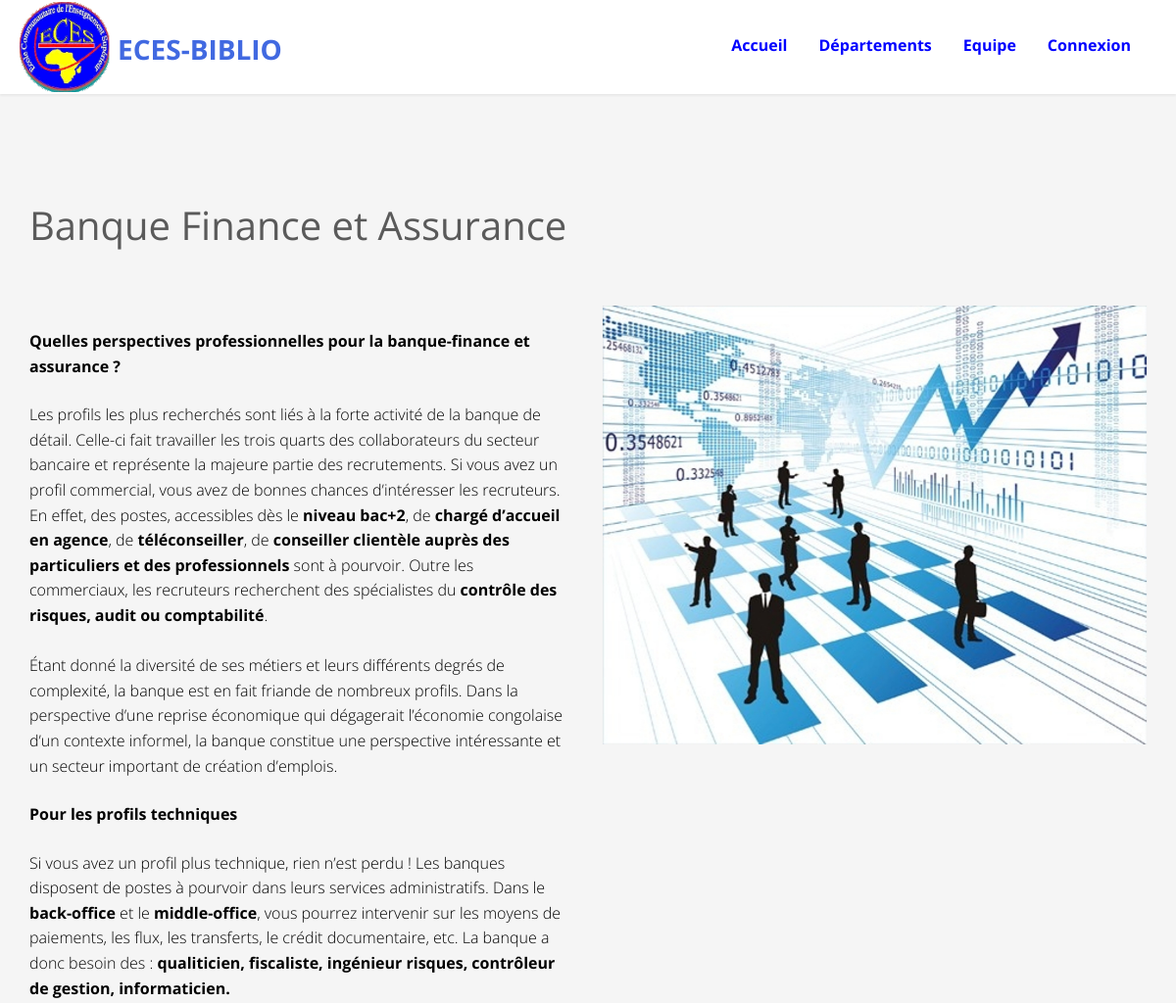
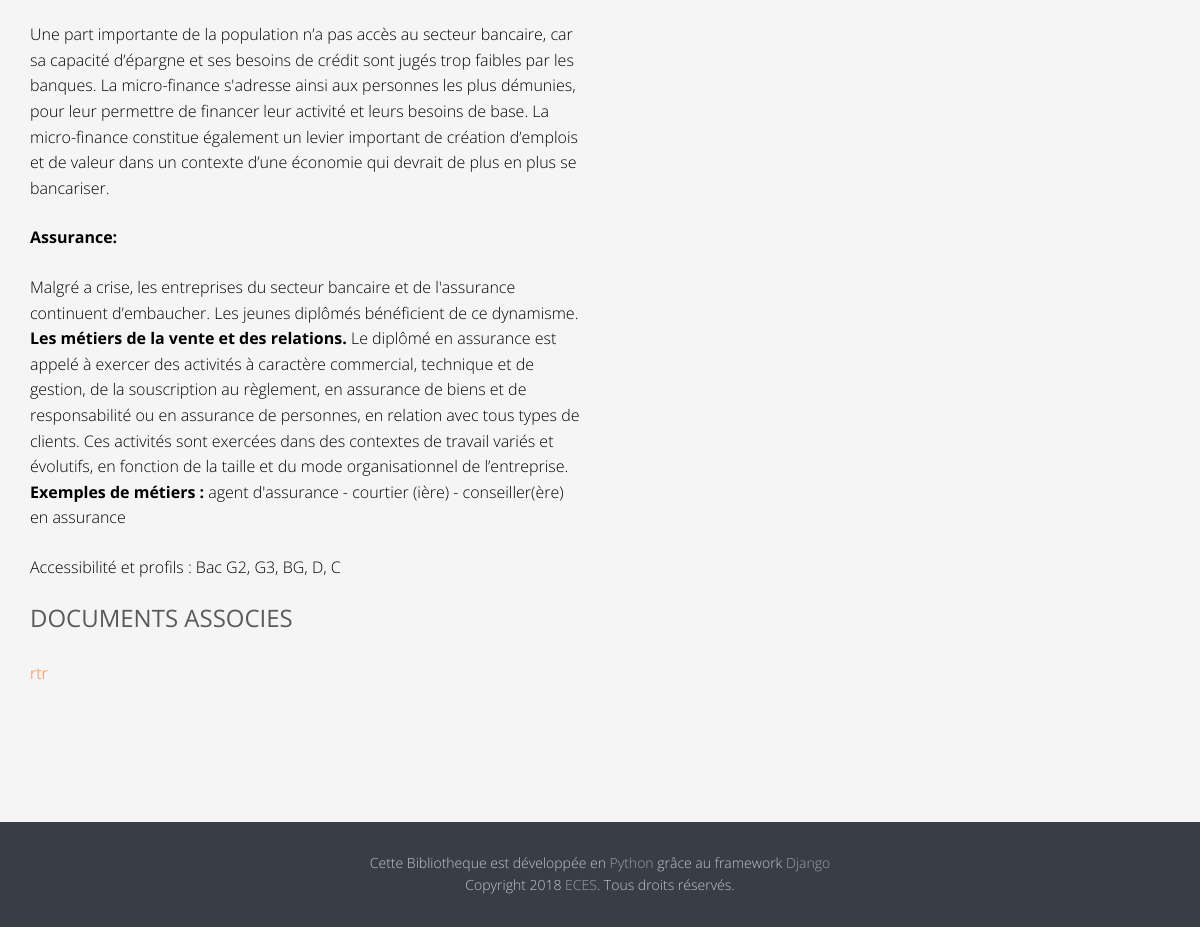
Page /filieres/1/ on the committed database (2 pictures, top to bottom).
### eces/models.py (models this page shows, shortened)
class Filiere(models.Model):
  image=models.FileField(upload_to="Repertoire_Images", default='images_defaut/filieredefaut1.jpg')
  libelle=models.CharField(max_length=255, unique=True ,help_text='veuillez indiquer une filiere')
  description=RichTextField()
  departement=models.ForeignKey(Departement, on_delete=models.CASCADE)
  class Meta:
    ordering =('libelle',)
    verbose_name_plural='FILIERES'

class Document(models.Model):
  titre=models.CharField(max_length=100, unique=True, help_text='veuillez indiquer le titre du document')
  description=RichTextField()
  image=models.FileField(upload_to="Repertoire_Images", default='images_defaut/defaultdocument.jpeg')
  fichier=models.FileField(upload_to="Repertoire_Documents")
  filiere=models.ForeignKey(Filiere, on_delete=models.CASCADE)
  class Meta:
    verbose_name_plural='DOCUMENTS'

### eces/views.py (the view)
# urls.py: path('filieres/<int:pk>/', views.FiliereDetailView.as_view(), name='filiere_detail'),
class FiliereDetailView(DetailView):
	template_name='filieres_detail.html'
	model=models.Filiere

### templates/filieres_detail.html (shortened to what this page needs)
{% extends 'index.html' %}
{%  block header %}
{{ block.super }}
{%  endblock header%}
 {% block departement %}
 <div id="fh5co-tours" class="fh5co-section-gray">
    <div class="container">
        <div class="row">
            <div class="col-md-12 animate-box">
                 <h2 class="heading-title">{{ filiere.libelle }}</h2>
            </div>
			<div class="col-md-6 animate-box">
				<p style="color: black">{{ filiere.description|safe }}</p>
		<div class="blog-text">
			<div class="prod-title">
				<h3>DOCUMENTS ASSOCIES</h3>
					{% for document in filiere.document_set.all %}
						<p><a href="{% url 'document_detail' document.pk %}">{{ document.titre }}</a></p>
					{% empty %}
						<p>La liste est vide</p>
					{% endfor %}
		    </div>
		</div>
			</div>
			<div class="col-md-6 animate-box">
				<img class="img-responsive" src="{{filiere.image.url}}" alt="travel">
			</div>
		</div>
     </div>
</div>
 {% endblock departement %}

### eces/static/eces/css/style.css (style rules this page uses)
body { font-family: "Open Sans", Arial, sans-serif; line-height: 1.6; font-size: 16px; background: #fff; color: #848484; font-weight: 300; overflow-x: hidden; }
a { color: #F78536; -webkit-transition: 0.5s, ease; -o-transition: 0.5s, ease; transition: 0.5s, ease; }
p, ul, ol { margin-bottom: 1.5em; font-size: 16px; color: #848484; font-family: "Open Sans", Arial, sans-serif; }
h1, h2, h3, h4, h5, h6 { color: #5a5a5a; font-family: "Open Sans", Arial, sans-serif; font-weight: 400; margin: 0 0 30px 0; }
#fh5co-work-section, #fh5co-car, #fh5co-blog-section, #fh5co-features, #fh5co-tours, #fh5co-testimonial, .fh5co-content-section { padding: 7em 0; }
.fh5co-section-gray { background: rgba(0, 0, 0, 0.04); }
.heading-title { font-size: 40px; margin-bottom: 1.5em; }
.js .animate-box { opacity: 0; }

### rows in the picture
Filiere: libelle "Banque Finance et Assurance", description "Quelles perspectives professionnelles pour la banque-finance et assurance ? Les profils les plus recherchés sont liés à la forte activité de la banque de détail. Celle-ci fait travailler les trois quarts des collaborateurs du secteur bancaire et représente la majeure partie des recrutements. Si vous avez un profil commercial, vous avez de bonnes chances d’intéresser les recruteurs. En effet, des postes, accessibles dès le niveau bac+2 , de chargé d’accueil en agence , de téléconseiller , de conseiller clientèle auprès des particuliers et des professionnels sont à pourvoir. Outre les commerciaux, les recruteurs recherchent des spécialistes du contrôle des risques, audit ou comptabilité .…", image (picture)
Document: titre "rtr"
